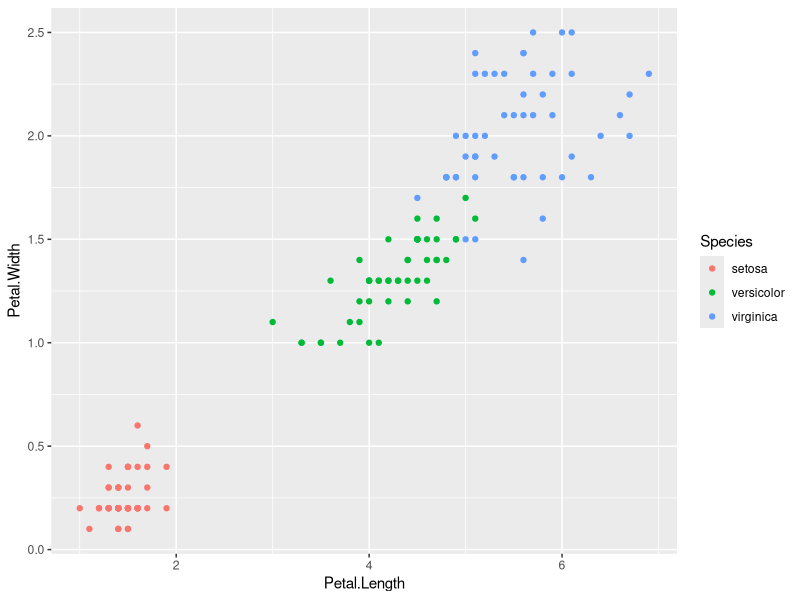
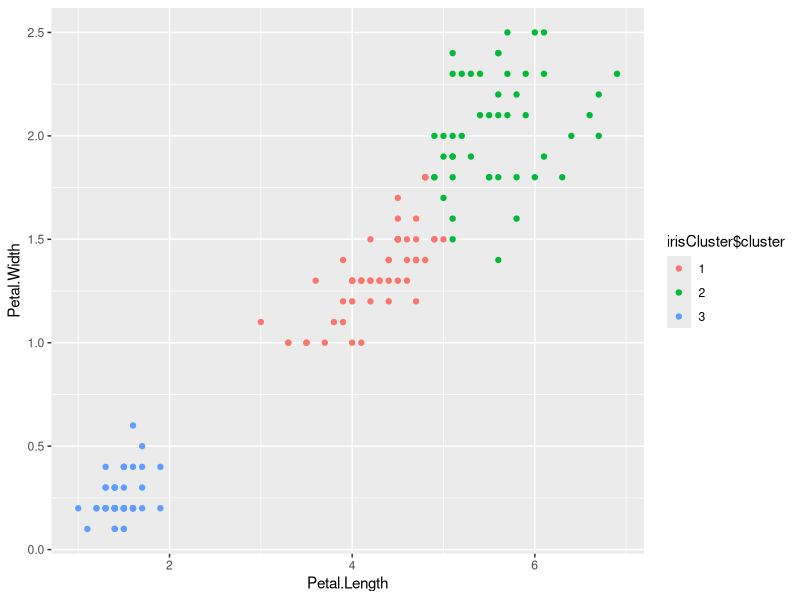
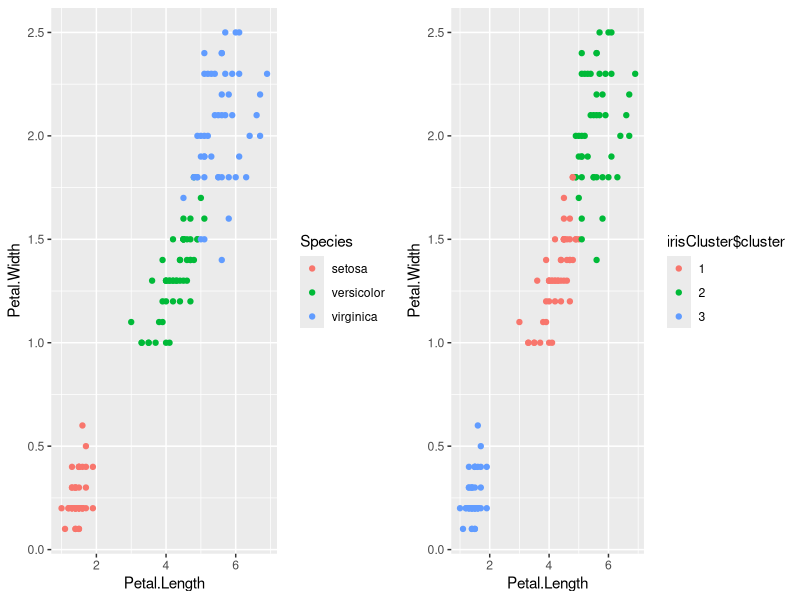

Recreate these plots in R, in order.
# K Means Clustering
# https://www.r-bloggers.com/k-means-clustering-in-r/

# Exploring the data

library(datasets)
head(iris)
#   Sepal.Length Sepal.Width Petal.Length Petal.Width Species
# 1          5.1         3.5          1.4         0.2  setosa
# 2          4.9         3.0          1.4         0.2  setosa
# 3          4.7         3.2          1.3         0.2  setosa
# 4          4.6         3.1          1.5         0.2  setosa
# 5          5.0         3.6          1.4         0.2  setosa
# 6          5.4         3.9          1.7         0.4  setosa

library(ggplot2)
ggplot(iris, aes(Petal.Length, Petal.Width, color = Species)) + geom_point()

# Clustering

set.seed(20)
irisCluster <- kmeans(iris[, 3:4], 3, nstart = 20)
irisCluster
# K-means clustering with 3 clusters of sizes 50, 52, 48
# 
# Cluster means:
#   Petal.Length Petal.Width
# 1     1.462000    0.246000
# 2     4.269231    1.342308
# 3     5.595833    2.037500
# 
# Clustering vector:
#   [1] 1 1 1 1 1 1 1 1 1 1 1 1 1 1 1 1 1 1 1 1 1 1 1 1 1 1 1 1 1 1 1 1 1 1 1 1 1 1 1 1 1 1 1 1 1 1
#  [47] 1 1 1 1 2 2 2 2 2 2 2 2 2 2 2 2 2 2 2 2 2 2 2 2 2 2 2 2 2 2 2 3 2 2 2 2 2 3 2 2 2 2 2 2 2 2
#  [93] 2 2 2 2 2 2 2 2 3 3 3 3 3 3 2 3 3 3 3 3 3 3 3 3 3 3 3 2 3 3 3 3 3 3 2 3 3 3 3 3 3 3 3 3 3 3
# [139] 2 3 3 3 3 3 3 3 3 3 3 3
# 
# Within cluster sum of squares by cluster:
# [1]  2.02200 13.05769 16.29167
# (between_SS / total_SS =  94.3 %)
# 
# Available components:
#   
# [1] "cluster"      "centers"      "totss"        "withinss"     "tot.withinss" "betweenss"   
# [7] "size"         "iter"         "ifault"

table(irisCluster$cluster, iris$Species)
#   setosa versicolor virginica
# 1     50          0         0
# 2      0         48         4
# 3      0          2        46

irisCluster$cluster <- as.factor(irisCluster$cluster)
ggplot(iris, aes(Petal.Length, Petal.Width, color = irisCluster$cluster)) + geom_point()

library(gridExtra)
plot1 <- ggplot(iris, aes(Petal.Length, Petal.Width, color = Species)) + geom_point()
plot2 <- ggplot(iris, aes(Petal.Length, Petal.Width, color = irisCluster$cluster)) + geom_point()
grid.arrange(plot1, plot2, nrow = 1, ncol = 2)